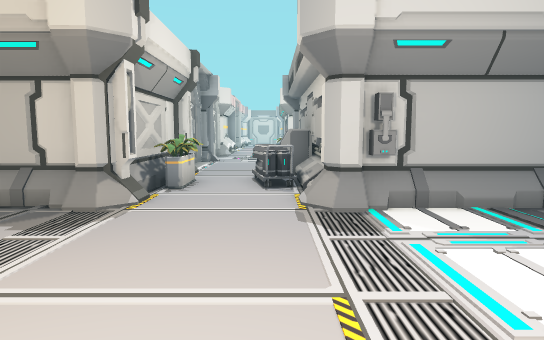
View 1 (above)

17 first-person views from a walk through a 3-D level made in the Unity game engine. The camera is 1.4 m above the floor, tilts 6° down and sees 75° across. The floor is counted in squares, 1 m on a side. Each view is taken from the middle of a square. On the plan, view 1 faces up. The plan holds only what a view shows up to about 15 squares ahead; the rest is blank. The place goes on beyond the plan. Some animated figures are left out.

View 2
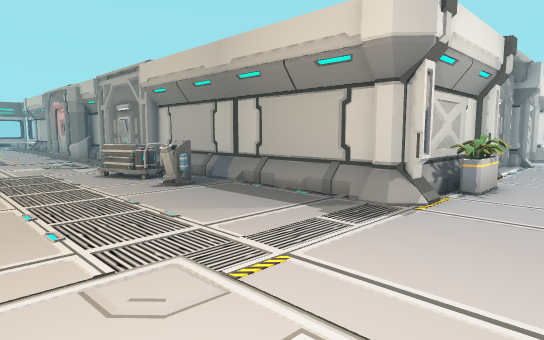

View 3
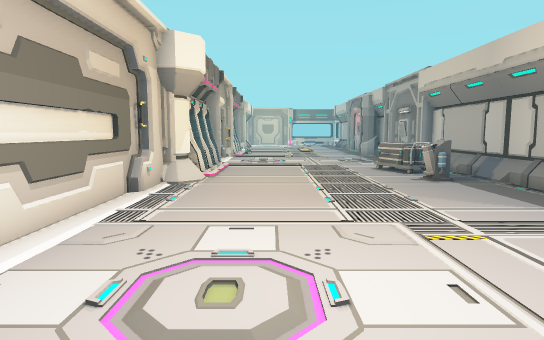

View 4
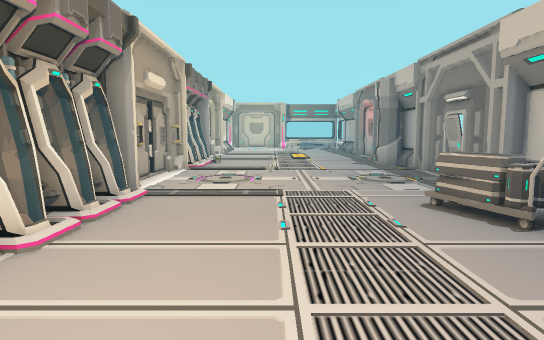

View 5
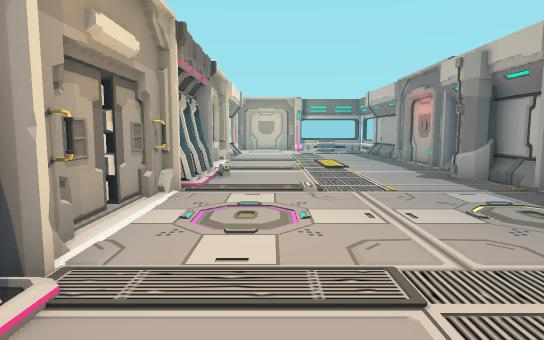

View 6
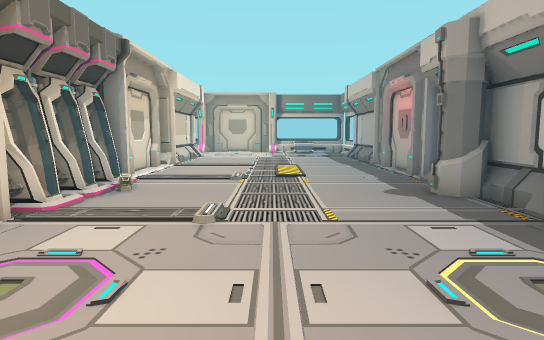

View 7
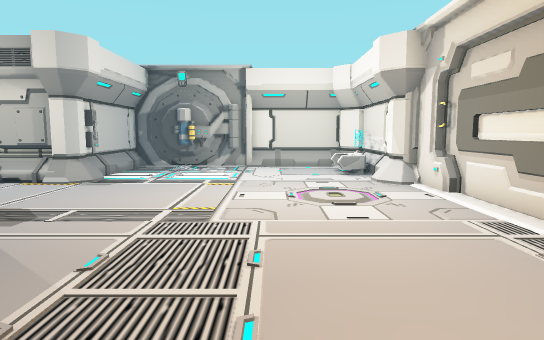

View 8
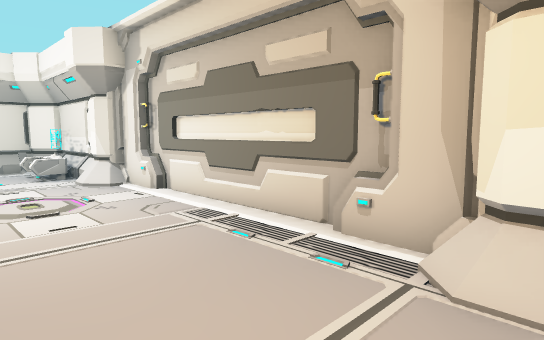

View 9
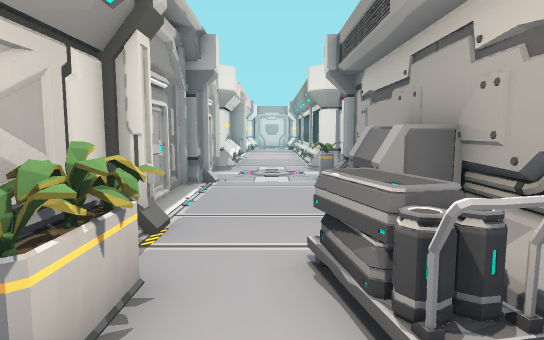

View 10
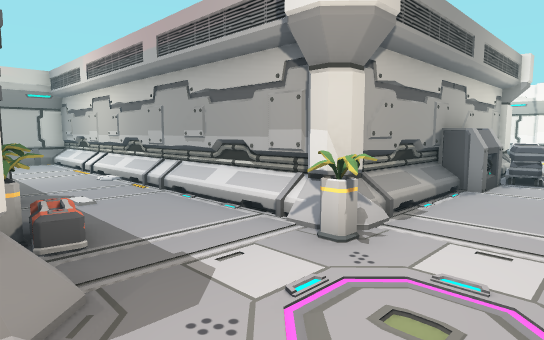

View 11
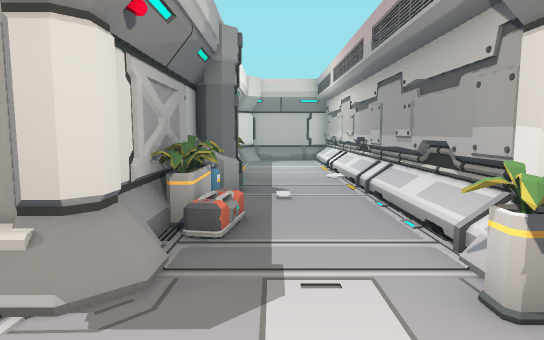

View 12
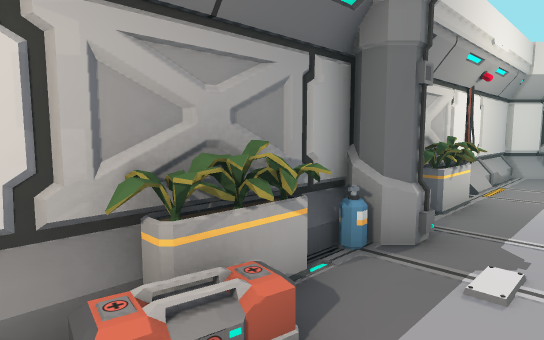

View 13
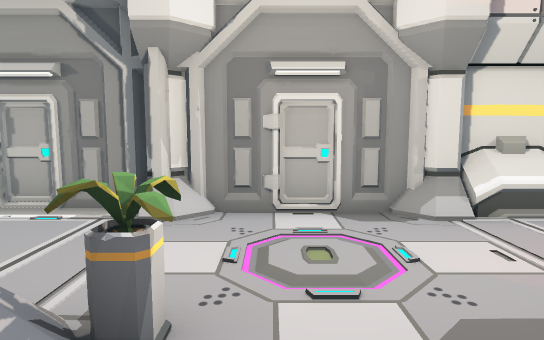

View 14
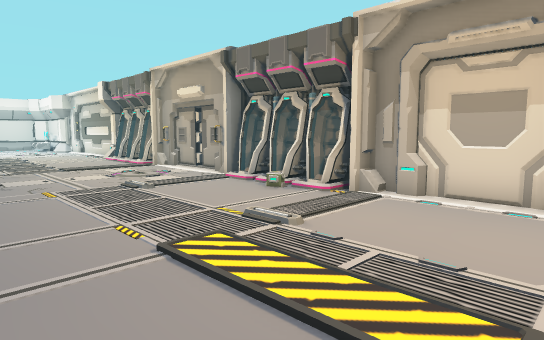

View 15
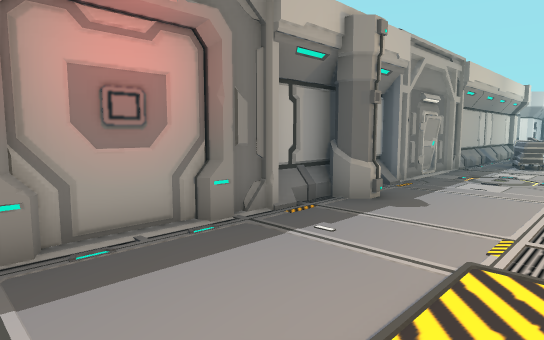

View 16
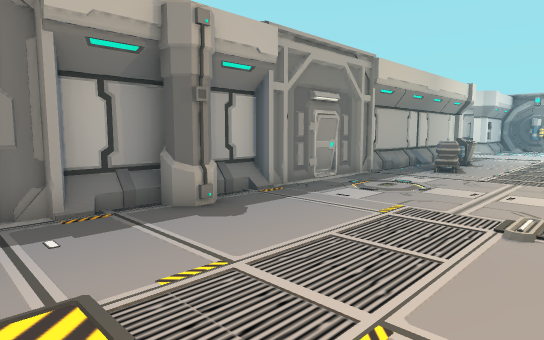

View 17
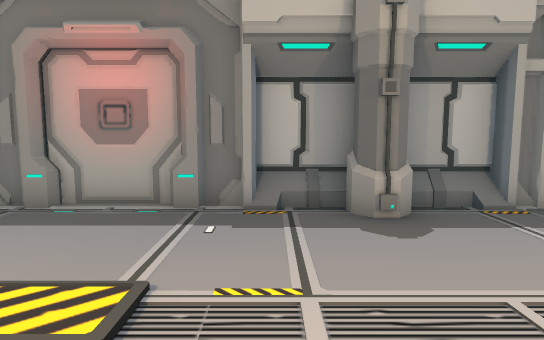

### Floor plan
Key: @ floor where view 1 was taken; # wall or solid block; x gap in a wall; . floor; / step, stairs or slope; = window, fence, low wall or low ledge; P pillar; C cart; O other object.
Columns run from 28 left of view 1 to 12 right of it. Each row starts with its distance up from view 1.
 22                         PP...P######### #
 21                         ##.....OOOOOOOO..
 20                         #................
 19                         ##...............
 18                         ##...O///////////
 17                         #P...P###########
 16                         #....##
 15                         #....O#
 14                         #....O#
 13                          ....##
 12                          P...O
 11                          #..C#
 10                          #O.C#
  9                          #O.C#
  8                         ##...##
  7 #########################P...P###
  6 .......O..................... ####
  5 ................CCCOO............#
  4 ................C................#
  3  ................................ #
  2 ..................................#
  1 ..................................#
  0 ............................@.....#
 -1 ..................................#
 -2  ....====/.....====//........P.OO #
 -3 ############x#########......#P#####
 -4                      ########

Positions as (right, up) in squares from view 1, and headings:
1: (0, 0), facing up
2: (0, 0), facing up-left
3: (2, 0), facing left
4: (-5, 1), facing left
5: (-10, 0), facing left
6: (-13, 2), facing left
7: (-9, 1), facing right
8: (-9, 1), facing down-right
9: (-1, 7), facing up
10: (-2, 22), facing down-right
11: (-2, 20), facing right
12: (2, 19), facing up-right
13: (3, 19), facing left
14: (-28, 5), facing down-right
15: (-28, 2), facing up-right
16: (-25, 0), facing up-right
17: (-23, 0), facing up
